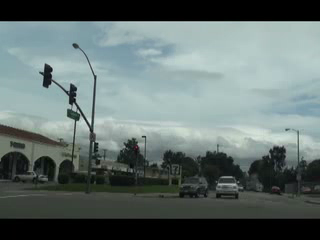
#> input picture frame 127 of test.mp4, 320 x 240 px
$ python testvideo.py
#> lines starting #> are read from the running program, lines starting #| are printed output that depends on the picture
import cv2
import numpy as np
# cap = cv2.VideoCapture(0)
cap = cv2.VideoCapture(r"test.mp4")
while True:
    rect,img=cap.read()
#> img is the input picture: shape (240, 320, 3); mean B, G, R 110.6, 112.7, 99.5
    if rect == True:
        gray=cv2.cvtColor(img,cv2.COLOR_BGR2GRAY)
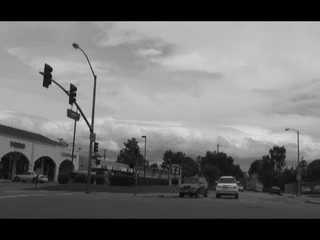
#> gray: shape (240, 320); min 0, max 222, mean 108.4
        cv2.imshow("win", gray)
    else:
        break
    if cv2.waitKey(1) & 0xFF == ord('q'):
#> (key q is pressed here)
        break
cap.release()
cv2.destroyAllWindows()

$ run again, starting later in the video
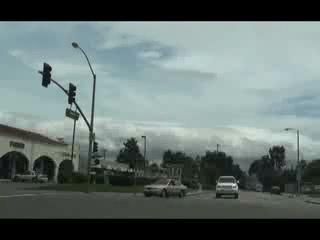
#> input picture frame 573 of test.mp4, 320 x 240 px
#> img is the input picture: shape (240, 320, 3); mean B, G, R 111.9, 114.4, 101.1
#> `gray=cv2.cvtColor(img,cv2.COLOR_BGR2GRAY)`:
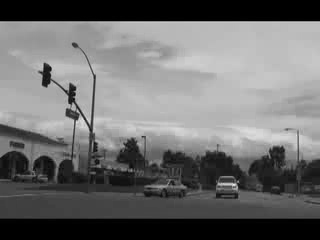
#> gray: shape (240, 320); min 0, max 238, mean 110.1

$ run again, starting later in the video
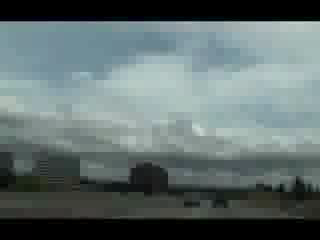
#> input picture frame 1020 of test.mp4, 320 x 240 px
#> img is the input picture: shape (240, 320, 3); mean B, G, R 109.6, 109.9, 96.6
#> `gray=cv2.cvtColor(img,cv2.COLOR_BGR2GRAY)`:
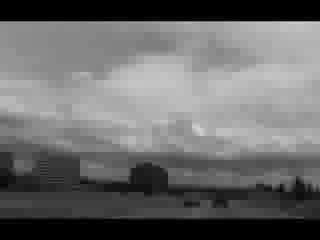
#> gray: shape (240, 320); min 0, max 216, mean 105.9
